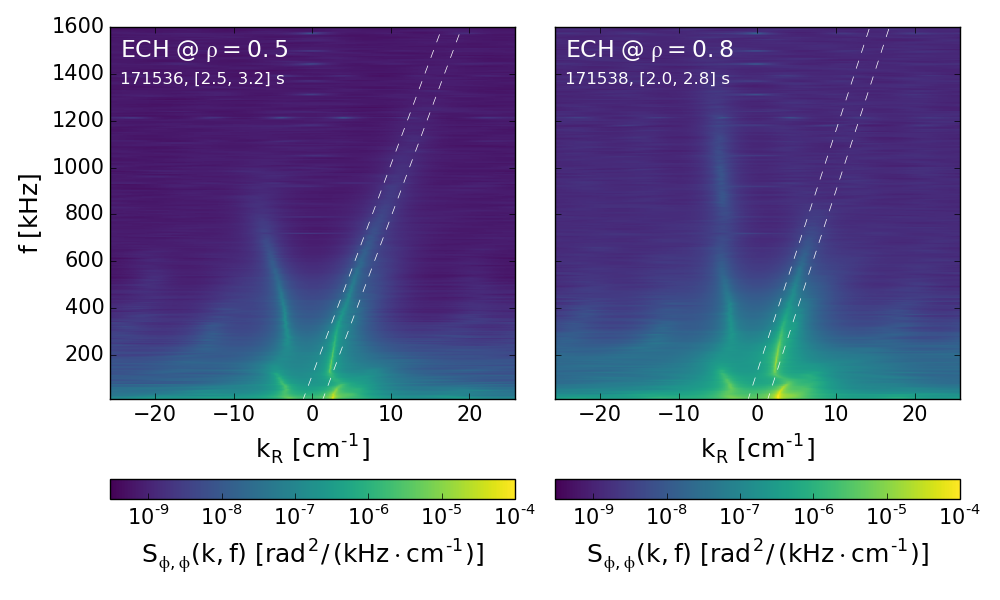

Write the Python code that produced this figure.
import numpy as np
import matplotlib as mpl
import matplotlib.pyplot as plt
import cPickle as pickle

import random_data as rd
import mitpci
import filters


# Spectral-estimation parameters
p = 6
Nk = 1000

# Plotting parameters
figsize = (10, 6)
fontsize = 18
mpl.rcParams['xtick.labelsize'] = fontsize - 3
mpl.rcParams['ytick.labelsize'] = fontsize - 3
cmap = 'viridis'
cborientation = 'horizontal'
flim = [10, 1600]  # [flim] = kHz
vlim_Skf = [3e-10, 1e-4]
annotation_linestyle = '--'
annotation_linewidth = 0.5


if __name__ == '__main__':
    # Load previously computed correlation functions
    fname = './corrs.pkl'
    with open(fname, 'rb') as f:
        corr_list = pickle.load(f)
        rho_list = pickle.load(f)
        shot_list = pickle.load(f)
        tlim_list = pickle.load(f)
        tau_list = pickle.load(f)
        Nreal_list = pickle.load(f)

    Nwin = len(corr_list)

    fig, axs = plt.subplots(
        1, 2, sharex=True, sharey=True, figsize=figsize)

    for ind, w in enumerate(np.arange(Nwin)):
        print 'Processing window %i of %i' % (w, Nwin - 1)

        corr = corr_list[w]
        rho = rho_list[w]
        shot = shot_list[w]
        tlim = tlim_list[w]
        tau = tau_list[w]
        Nreal = Nreal_list[w]

        # Compute 2d autospectral density and plot
        asd2d = mitpci.pci.TwoDimensionalAutoSpectralDensity(
            corr,
            burg_params={'p': p, 'Nk': Nk})

        xlabel = r'$\mathregular{k_R \; [cm^{-1}]}$'

        if ind == 0:
            ylabel = r'$\mathregular{f \; [kHz]}$'
        else:
            ylabel = ''

        cbsymbol = r'$\mathregular{S_{\phi,\phi}(k,f)}$'
        cbunits = r'$\mathregular{[rad^2 / \, (kHz \cdot cm^{-1})]}$'
        cblabel = cbsymbol + ' ' + cbunits

        asd2d.plotSpectralDensity(
            flim=flim,
            vlim=vlim_Skf,
            cmap=cmap,
            xlabel=xlabel,
            ylabel=ylabel,
            cblabel=cblabel,
            cborientation=cborientation,
            fontsize=fontsize,
            ax=axs[ind])

        # Add ECH heating location
        x0 = -24.5
        axs[ind].annotate(
            r'$\mathregular{ECH \; @ \; \rho = %.1f}$' % rho,
            (x0, 1475),
            fontsize=(fontsize - 1),
            color='white')

        # Add shot numbers and time windows
        axs[ind].annotate(
            '%i, [%.1f, %.1f] s' % (shot, tlim[0], tlim[1]),
            (x0, 1360),
            fontsize=(fontsize - 6),
            color='white')

    # Add branch annotations:
    # -----------------------
    # Points in each branch
    pt_536 = (10., 900.)
    pt_538 = (6.8, 700.)

    # Assume that each branch passes through origin
    src_536 = (0, 0)
    src_538 = (0, 0)

    # Slopes...
    m_536 = pt_536[1] / pt_536[0]
    m_538 = pt_538[1] / pt_538[0]

    # Destination points
    dst_536 = (flim[1] / m_536, flim[1])
    dst_538 = (flim[1] / m_538, flim[1])

    # Overplot branch boundaries on S(k,f):
    # -------------------------------------
    # S(k, f) => k in row space, f in column space
    #
    # NOTE: Specifying `lwr` keyword means that `coord_lines`
    # will be uniformly spaced in k and that averaging will
    # be done over a narrow range in k at each frequency.
    # To get S(k) we technically want the reverse -- averaging
    # over a narrow range in f at each wavenumber. However,
    # because the branch "bends", particularly near the low-k
    # cutoff of the PCI, this technically correct method
    # introduces artifacts into the S(k)... Because we're
    # examining a narrow slice in S(k,f), it is OK to use
    # the former method of averaging over narrow range in k
    # at each frequency, especially as it allows us to avoid
    # the "bend" biasing.
    lpc_kwargs = {'N': 100, 'lwr': 2.5, 'L': 11}

    coord_lines_536 = rd.utilities.line_profile_coordinates(
        src_536, dst_536, **lpc_kwargs)
    coord_lines_538 = rd.utilities.line_profile_coordinates(
        src_538, dst_538, **lpc_kwargs)

    axs[0].plot(
        coord_lines_536[0, :, 0],
        coord_lines_536[1, :, 0],
        c='white',
        linestyle=annotation_linestyle,
        linewidth=annotation_linewidth)
    axs[0].plot(
        coord_lines_536[0, :, -1],
        coord_lines_536[1, :, -1],
        c='white',
        linestyle=annotation_linestyle,
        linewidth=annotation_linewidth)

    axs[1].plot(
        coord_lines_538[0, :, 0],
        coord_lines_538[1, :, 0],
        c='white',
        linestyle=annotation_linestyle,
        linewidth=annotation_linewidth)
    axs[1].plot(
        coord_lines_538[0, :, -1],
        coord_lines_538[1, :, -1],
        c='white',
        linestyle=annotation_linestyle,
        linewidth=annotation_linewidth)

    axs[1].set_xlim(asd2d.k[0] / 1e2, asd2d.k[-1] / 1e2)
    axs[1].set_ylim(flim)

    plt.tight_layout()
    plt.show()
